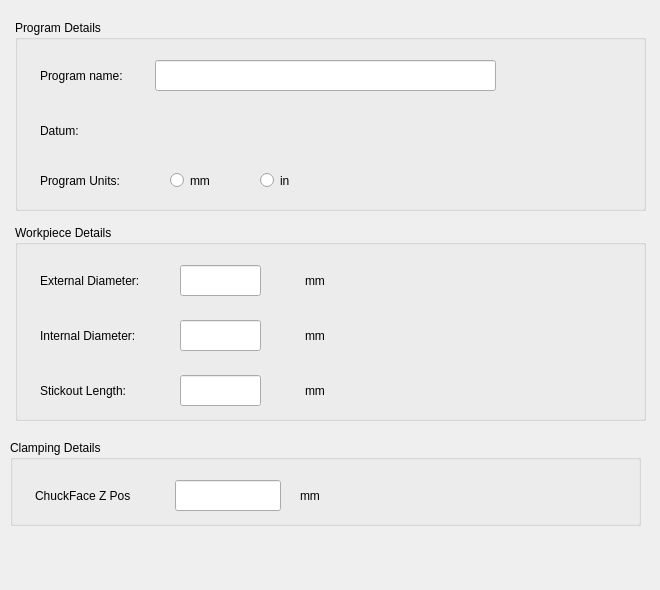
<?xml version="1.0" encoding="UTF-8"?>
<ui version="4.0">
 <class>Form</class>
 <widget class="QWidget" name="Form">
  <property name="geometry">
   <rect>
    <x>0</x>
    <y>0</y>
    <width>660</width>
    <height>590</height>
   </rect>
  </property>
  <property name="windowTitle">
   <string>Form</string>
  </property>
  <widget class="QGroupBox" name="groupBox_8">
   <property name="geometry">
    <rect>
     <x>15</x>
     <y>20</y>
     <width>631</width>
     <height>191</height>
    </rect>
   </property>
   <property name="title">
    <string>Program Details</string>
   </property>
   <widget class="QLabel" name="label">
    <property name="geometry">
     <rect>
      <x>25</x>
      <y>40</y>
      <width>111</width>
      <height>31</height>
     </rect>
    </property>
    <property name="text">
     <string>Program name: </string>
    </property>
   </widget>
   <widget class="QLineEdit" name="lineEdit">
    <property name="geometry">
     <rect>
      <x>140</x>
      <y>40</y>
      <width>341</width>
      <height>31</height>
     </rect>
    </property>
   </widget>
   <widget class="QLabel" name="label_2">
    <property name="geometry">
     <rect>
      <x>25</x>
      <y>95</y>
      <width>111</width>
      <height>31</height>
     </rect>
    </property>
    <property name="text">
     <string>Datum:</string>
    </property>
   </widget>
   <widget class="QLabel" name="label_3">
    <property name="geometry">
     <rect>
      <x>25</x>
      <y>145</y>
      <width>111</width>
      <height>31</height>
     </rect>
    </property>
    <property name="text">
     <string>Program Units:</string>
    </property>
   </widget>
   <widget class="QRadioButton" name="radioButton">
    <property name="geometry">
     <rect>
      <x>155</x>
      <y>145</y>
      <width>61</width>
      <height>31</height>
     </rect>
    </property>
    <property name="text">
     <string>mm</string>
    </property>
   </widget>
   <widget class="QRadioButton" name="radioButton_2">
    <property name="geometry">
     <rect>
      <x>245</x>
      <y>145</y>
      <width>61</width>
      <height>31</height>
     </rect>
    </property>
    <property name="text">
     <string>in</string>
    </property>
   </widget>
  </widget>
  <widget class="QGroupBox" name="groupBox_7">
   <property name="geometry">
    <rect>
     <x>15</x>
     <y>225</y>
     <width>631</width>
     <height>196</height>
    </rect>
   </property>
   <property name="title">
    <string>Workpiece Details</string>
   </property>
   <widget class="QLineEdit" name="lineEdit_2">
    <property name="geometry">
     <rect>
      <x>165</x>
      <y>40</y>
      <width>81</width>
      <height>31</height>
     </rect>
    </property>
   </widget>
   <widget class="QLabel" name="label_4">
    <property name="geometry">
     <rect>
      <x>25</x>
      <y>40</y>
      <width>141</width>
      <height>31</height>
     </rect>
    </property>
    <property name="text">
     <string>External Diameter:</string>
    </property>
   </widget>
   <widget class="QLabel" name="label_5">
    <property name="geometry">
     <rect>
      <x>290</x>
      <y>40</y>
      <width>41</width>
      <height>31</height>
     </rect>
    </property>
    <property name="text">
     <string>mm</string>
    </property>
   </widget>
   <widget class="QLabel" name="label_6">
    <property name="geometry">
     <rect>
      <x>25</x>
      <y>95</y>
      <width>141</width>
      <height>31</height>
     </rect>
    </property>
    <property name="text">
     <string>Internal Diameter:</string>
    </property>
   </widget>
   <widget class="QLineEdit" name="lineEdit_3">
    <property name="geometry">
     <rect>
      <x>165</x>
      <y>95</y>
      <width>81</width>
      <height>31</height>
     </rect>
    </property>
   </widget>
   <widget class="QLabel" name="label_7">
    <property name="geometry">
     <rect>
      <x>290</x>
      <y>95</y>
      <width>41</width>
      <height>31</height>
     </rect>
    </property>
    <property name="text">
     <string>mm</string>
    </property>
   </widget>
   <widget class="QLabel" name="label_8">
    <property name="geometry">
     <rect>
      <x>25</x>
      <y>150</y>
      <width>141</width>
      <height>31</height>
     </rect>
    </property>
    <property name="text">
     <string>Stickout Length:</string>
    </property>
   </widget>
   <widget class="QLineEdit" name="lineEdit_4">
    <property name="geometry">
     <rect>
      <x>165</x>
      <y>150</y>
      <width>81</width>
      <height>31</height>
     </rect>
    </property>
   </widget>
   <widget class="QLabel" name="label_9">
    <property name="geometry">
     <rect>
      <x>290</x>
      <y>150</y>
      <width>41</width>
      <height>31</height>
     </rect>
    </property>
    <property name="text">
     <string>mm</string>
    </property>
   </widget>
  </widget>
  <widget class="QGroupBox" name="groupBox_9">
   <property name="geometry">
    <rect>
     <x>10</x>
     <y>440</y>
     <width>631</width>
     <height>86</height>
    </rect>
   </property>
   <property name="title">
    <string>Clamping Details</string>
   </property>
   <widget class="QLineEdit" name="lineEdit_5">
    <property name="geometry">
     <rect>
      <x>165</x>
      <y>40</y>
      <width>106</width>
      <height>31</height>
     </rect>
    </property>
   </widget>
   <widget class="QLabel" name="label_10">
    <property name="geometry">
     <rect>
      <x>25</x>
      <y>40</y>
      <width>141</width>
      <height>31</height>
     </rect>
    </property>
    <property name="text">
     <string>ChuckFace Z Pos</string>
    </property>
   </widget>
   <widget class="QLabel" name="label_11">
    <property name="geometry">
     <rect>
      <x>290</x>
      <y>40</y>
      <width>41</width>
      <height>31</height>
     </rect>
    </property>
    <property name="text">
     <string>mm</string>
    </property>
   </widget>
  </widget>
 </widget>
 <resources/>
 <connections/>
</ui>
